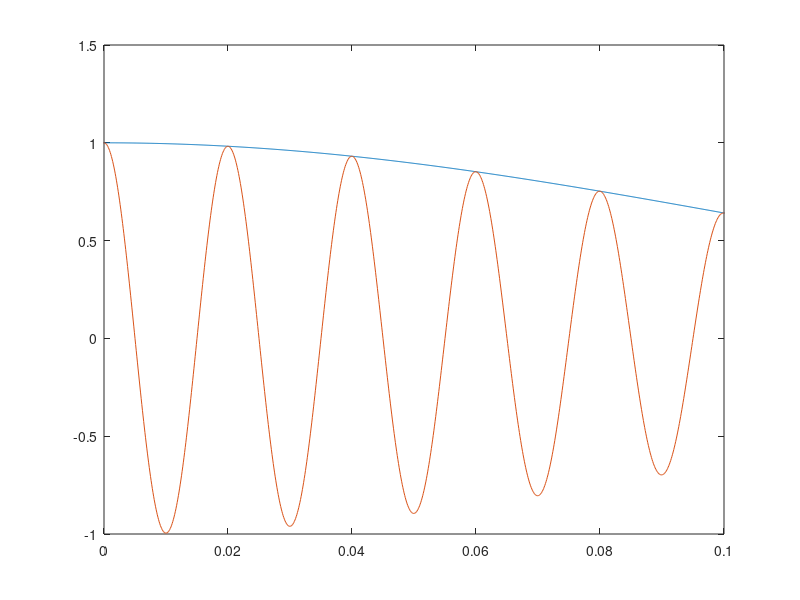

Source code (MATLAB): (Note: this script raises an error after producing the figure.)
clear all; close all; clc;
%% Validation file :
% Here I show an example of how to get the "decaying exponent" of a damping oscilating
% signal. 
% I use the hilbert-function to get the envelope of the signal, and save it
% on the variable "env". 
%However, it has issues at the begging of the signal, make a plot for
%yourself using the comments.
% My solution was 
% -> To duplicate the signal, thus I have a full modulation envelope
% -> apply the  hilbert-function
% -> then slice the result in the middle

%t = 0:1e-4:1;
%x = ((exp(-(t./0.55).^2)).*cos(2*pi*50*t));

%duplication
tt = 0:1e-4:1;
xx = ((exp(-(tt./0.15).^2)).*cos(2*pi*50*tt)); % "0.15" is the value that I look for

t = [-tt(end:-1:1) tt(2:end)];
x = [xx(end:-1:1) xx(2:end)];

% get the envelope
y = hilbert(x);
env = abs(y);

% slice in the middle
half_life = env(round(end/2)-1:end);
time_span0 = t(round(end/2)-1:end);


remover = find(half_life < half_life(1)/2);
time_span0(remover) = [];
half_life(remover) = [];

% remover = find(env < env(1)/2);
% time_span0 = t(remover);
% half_life = env(remover);


figure(1); 
plot(time_span0, half_life);
hold on
plot(t,x)
xlim([0 0.1])

%% make the fit
% Here there is something to say:
% There are some values VERY close to zero, however they are negative. This
% negative values make complex number after the square root, and generate
% the Warning on the prompt.

% They are small enough to be ignored on the computations, otherwise I will
% have to create more source code, and will lower the code performance

[c, gof] = fit(time_span0',sqrt(-log(half_life/half_life(1)))','poly1');
fprintf('decaimento = %.2f \n', 1/c.p1)

figure(2); 
plot(time_span0, sqrt(-log(half_life/half_life(1))));
title(gof.rsquare)





